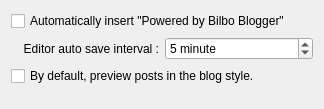
<ui version="4.0" >
 <class>EditorSettingsBase</class>
 <widget class="QWidget" name="EditorSettingsBase" >
  <property name="geometry" >
   <rect>
    <x>0</x>
    <y>0</y>
    <width>324</width>
    <height>109</height>
   </rect>
  </property>
  <layout class="QGridLayout" name="gridLayout" >
   <item row="1" column="0" >
    <widget class="QLabel" name="label" >
     <property name="text" >
      <string>Editor auto save interval :</string>
     </property>
     <property name="alignment" >
      <set>Qt::AlignRight|Qt::AlignTrailing|Qt::AlignVCenter</set>
     </property>
     <property name="buddy" >
      <cstring>kcfg_autosaveInterval</cstring>
     </property>
    </widget>
   </item>
   <item row="1" column="1" >
    <widget class="KIntSpinBox" name="kcfg_autosaveInterval" >
     <property name="specialValueText" >
      <string>Disbaled</string>
     </property>
     <property name="suffix" >
      <string> minute</string>
     </property>
     <property name="maximum" >
      <number>60</number>
     </property>
     <property name="value" >
      <number>5</number>
     </property>
    </widget>
   </item>
   <item row="0" column="0" colspan="2" >
    <widget class="QCheckBox" name="kcfg_addPoweredBy" >
     <property name="text" >
      <string>Automatically insert "Powered by Bilbo Blogger"</string>
     </property>
    </widget>
   </item>
   <item row="3" column="0" colspan="2" >
    <spacer name="verticalSpacer" >
     <property name="orientation" >
      <enum>Qt::Vertical</enum>
     </property>
     <property name="sizeHint" stdset="0" >
      <size>
       <width>20</width>
       <height>40</height>
      </size>
     </property>
    </spacer>
   </item>
   <item row="2" column="0" colspan="2" >
    <widget class="QCheckBox" name="kcfg_previewInBlogStyle" >
     <property name="text" >
      <string>By default, preview posts in the blog style.</string>
     </property>
    </widget>
   </item>
  </layout>
 </widget>
 <customwidgets>
  <customwidget>
   <class>KIntSpinBox</class>
   <extends>QSpinBox</extends>
   <header>knuminput.h</header>
  </customwidget>
 </customwidgets>
 <resources/>
 <connections/>
</ui>
